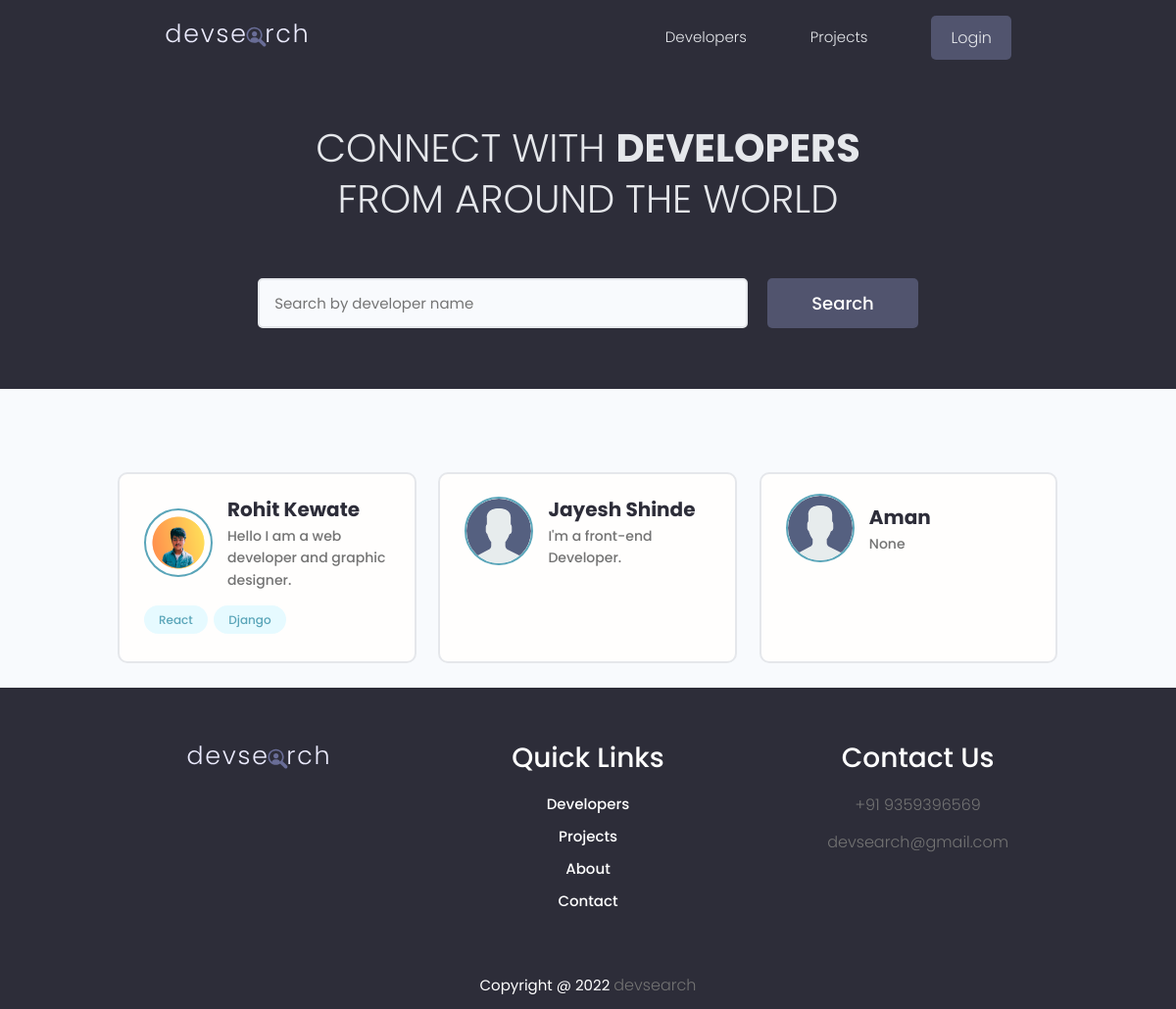
/users/, run on the app's committed database.
### users/models.py (models this page shows, shortened)
class profile(models.Model):
    user = models.OneToOneField(
        User,  on_delete=models.CASCADE, null=True, blank=True)
    name = models.CharField(max_length=200, null=True, blank=True)
    email = models.EmailField(max_length=500, null=True, blank=True)
    username = models.CharField(max_length=200, null=True, blank=True)
    location = models.CharField(max_length=200, null=True, blank=True)
    short_intro = models.CharField(max_length=200, null=True, blank=True)
    bio = models.TextField(null=True, blank=True)
    profile_image = models.ImageField(
        null=True, blank=True, upload_to='profiles/', default="profiles/avatar.svg")
    social_github = models.CharField(max_length=200, null=True, blank=True)
    social_twitter = models.CharField(max_length=200, null=True, blank=True)
    social_linkedin = models.CharField(max_length=200, null=True, blank=True)
    social_stackoverflow = models.CharField(
        max_length=200, null=True, blank=True)
    social_website = models.CharField(max_length=200, null=True, blank=True)
    created = models.DateTimeField(auto_now_add=True)
    id = models.UUIDField(default=uuid.uuid4, unique=True,
                          primary_key=True, editable=False)
    class Meta:
        ordering = ['created']
    @property
    def imageURL(self):
        try:
            url = self.profile_image.url
        except:
            url = ''
        return url

class Skill(models.Model):
    owner = models.ForeignKey(
        profile, on_delete=models.CASCADE,  null=True, blank=True)
    name = models.CharField(max_length=200, null=True, blank=True)
    description = models.TextField(null=True, blank=True)
    created = models.DateTimeField(auto_now_add=True)
    id = models.UUIDField(default=uuid.uuid4, unique=True,
                          primary_key=True, editable=False)
    def __str__(self):
        return str(self.name)

### users/views.py (the view)
# urls.py: path('', views.profiles, name='profile-page'),
def profiles(request):
    profiles, search_query = searchProfile(request)
    custom_range, profiles = paginateProfiles(request, profiles, 6)
    context = {'profiles': profiles, 'search_query': search_query,
               'custom_range': custom_range}
    return render(request, 'users/profiles.html', context)

### users/utils.py (called while the page is built)
def paginateProfiles(request, profiles, results):
    page = request.GET.get('page')
    paginator = Paginator(profiles, results)
    try:
        profiles = paginator.page(page)
    except PageNotAnInteger:
        page = 1
    except EmptyPage:
        page = paginator.num_pages
        profiles = paginator.page(page)
    leftIndex = (int(page) - 4)
    if leftIndex < 1:
        leftIndex = 1
    rightIndex = (int(page) + 5)
    if rightIndex > paginator.num_pages:
        rightIndex = paginator.num_pages + 1
    custom_range = range(leftIndex, rightIndex)
    return custom_range, profiles

def searchProfile(request):
    search_query = ''
    if request.GET.get('search_query'):
        search_query = request.GET.get('search_query')
    skills = Skill.objects.filter(name__icontains=search_query)
    profiles = profile.objects.distinct().filter(
        Q(name__icontains=search_query) |
        Q(short_intro__icontains=search_query) |
        Q(skill__in=skills)
    )
    return profiles, search_query

### users/templates/users/profiles.html (shortened to what this page needs)
{% extends 'base.html' %}
{% load static %}
{% block content %}
<main class="home">
  <section class="hero-section text-center">
    <div class="container container--narrow">
      <div class="hero-section__box">
        <h2>CONNECT WITH <span>DEVELOPERS</span></h2>
        <h2>FROM AROUND THE WORLD</h2>
      </div>
      <div class="hero-section__search">
        <form  id="searchForm"  class="form" action="{% url 'profile-page' %}" method="GET">
          <div class="form__field">
            <input
              class="input input--text"
              id="formInput#search"
              type="text"
              name="search_query"
              value="{{search_query}}"
              placeholder="Search by developer name"
            />
          </div>
          <input class="btn btn--sub btn--lg" type="submit" value="Search" />
        </form>
      </div>
    </div>
  </section>
  <section class="devlist">
    <div class="container">
      <div class="grid grid--three">
        {% for profile in profiles %}
        <div class="column card">
          <div class="dev">
            <a
              href="{% url 'user-profile-page' profile.id %}"
              class="card__body"
            >
              <div class="dev__profile">
                <img
                  class="avatar avatar--md"
                  src="{{ profile.imageURL }}"
                  alt="image"
                />
                <div class="dev__meta">
                  <h3>{{ profile.name }}</h3>
                  <h5>{{ profile.short_intro|slice:"50" }}</h5>
                </div>
              </div>
              <div class="dev__skills">
                {% for skill in profile.skill_set.all|slice:"3" %}
                <span class="tag tag--pill tag--main">
                  <small>{{ skill }}</small>
                </span>
                {% endfor %}
              </div>
            </a>
          </div>
        </div>
        {% endfor %}
      </div>
    </div>
  </section>
</main>
{% endblock content %}

### static/styles/app.css (style rules this page uses)
:root { --color-sub: #2d2d39; }
.btn--sub { background-color: var(--color-sub-light); }
.card { border: 2px solid var(--color-light); }
img { width: 100%; }
.hero-section { height: 40vh; display: flex; align-items: center; background-color: var(--color-sub); }
.hero-section__box { margin-bottom: 4rem; }
.hero-section__box>h2, .hero-section__box>h2>span { font-size: 4rem; color: var(--color-light); line-height: 1.3; text-transform: uppercase; }
.hero-section__box>h2 { font-weight: 300; }
.hero-section__box>h2>span { font-weight: 700; }
.hero-section__search>.form { display: flex; align-items: center; justify-content: center; gap: 2rem; }
.hero-section__search>.form input.input--text { width: 50rem; }
.devlist { margin-top: 8rem; }
.devlist .grid { align-items: stretch; }
.devlist .dev .dev__profile { display: flex; align-items: center; gap: 1.5rem; }
.devlist .dev .dev__meta h3 { color: var(--color-sub); font-size: 2rem; font-weight: 700; }
.devlist .dev .dev__meta h5 { color: var(--color-text); font-size: 1.4rem; font-weight: 500; }

### static/uikit/styles/modules/_variables.css (style rules this page uses)
:root { --color-main: #5aa5b9; --color-main-light: #e6faff; --color-sub: #3f4156; --color-sub-light: #51546e; --color-sub-lighter: #ededfd; --color-text: #737373; --color-gray: #8b8b8b; --color-light: #e5e7eb; --color-light-gray: #767676; --color-bg: #f8fafd; --color-white: #fffefd; --color-white-light: #f3f3f3; --color-success: #359e64; --color-success-bg: #def8e8; --color-error: #fc4b0b; --color-error-bg: #fff2ee; --font-base: 'Poppins', arial, helvetica, 'Segoe UI', roboto, ubuntu, sans-serif; --font-monospace: 'Fira Code', 'Courier New', courier, monospace; --font-regular: 300; --font-medium: 500; --font-bold: 700; --generic-shadow: 1px 1px 5px #00000010; --generic-transition: all 0.3s ease-in-out; }

### static/uikit/styles/modules/_base.css (style rules this page uses)
* { margin: 0; padding: 0; box-sizing: border-box; text-rendering: optimizeLegibility; color: inherit; font-size: inherit; }
html { font-size: 50%; }
@media only screen and (min-width: 480px) { html { font-size: 56.25%; } }
@media only screen and (min-width: 1200px) { html { font-size: 62.5%; } }
body { line-height: 1.6; font-weight: 400; font-size: 1.5rem; color: var(--color-text); background-color: var(--color-bg); min-height: 100vh; }

### static/uikit/styles/modules/_typography.css (style rules this page uses)
* { font-family: var(--font-base); }
h2 { font-size: 3.6rem; font-weight: var(--font-bold); }
h3 { font-size: 3.2rem; font-weight: var(--font-medium); }
h5 { font-size: 2.4rem; font-weight: var(--font-medium); }
h5, h6 { font-weight: var(--font-regular); }
p, span, strong { font-size: 1.6rem; color: var(--color-text); font-weight: var(--font-regular); }
a { padding-bottom: 2px; text-decoration: none; display: inline-block; color: var(--color-main); font-weight: var(--font-medium); }

### static/uikit/styles/modules/_utilities.css (style rules this page uses)
.container { width: 92%; max-width: 165rem; margin: 0 auto; box-sizing: border-box; }
.container--narrow { width: 92%; max-width: 120rem; }
@media screen and (min-width: 1000px) { .container { width: 90%; } }
@media screen and (min-width: 1000px) { .container--narrow { width: 85%; } }
@media screen and (min-width: 1200px) { .container { width: 80%; } }
@media screen and (min-width: 1200px) { .container--narrow { width: 72%; } }
.text-center { text-align: center; }

### static/uikit/styles/modules/_avatar.css (style rules this page uses)
.avatar { border-radius: 50%; border: 2px solid var(--color-main); object-fit: cover; }
.avatar--md { height: 7rem; width: 7rem; }

### static/uikit/styles/modules/_button.css (style rules this page uses)
.btn { display: inline-block; position: relative; cursor: pointer; background-color: var(--color-light); font-weight: var(--font-medium); color: var(--color-sub); text-decoration: none; padding: 1rem 2rem; border-radius: 0.5rem; border: none; width: -webkit-fit-content; width: -moz-fit-content; width: fit-content; height: -webkit-fit-content; height: -moz-fit-content; height: fit-content; font-size: 1.6rem; outline-width: 0; outline-color: transparent; -webkit-backface-visibility: hidden; backface-visibility: hidden; transition: all 0.3s ease-in-out; }
.btn--sub { background-color: var(--color-sub); color: var(--color-white); }
.btn--lg { font-size: 1.8rem; padding: 1.2rem 4.5rem; }

### static/uikit/styles/modules/_card.css (style rules this page uses)
.card { border-radius: 1rem; background-color: var(--color-white); border: 1.5px solid var(--color-light); width: auto; height: auto; margin-top: 0.5rem; margin-bottom: 0.5rem; overflow: hidden; }
.card__body, .card__header { padding: 2rem 2.5rem; }

### data on the page
profile: imageURL (picture), name "Rohit Kewate", short_intro "Hello I am a web developer and graphic designer."
Skill: name "React"
Skill: name "Django"
profile: imageURL (placeholder picture), name "Jayesh Shinde", short_intro "I'm a front-end Developer."
profile: imageURL (placeholder picture), name "Aman", short_intro "None"
